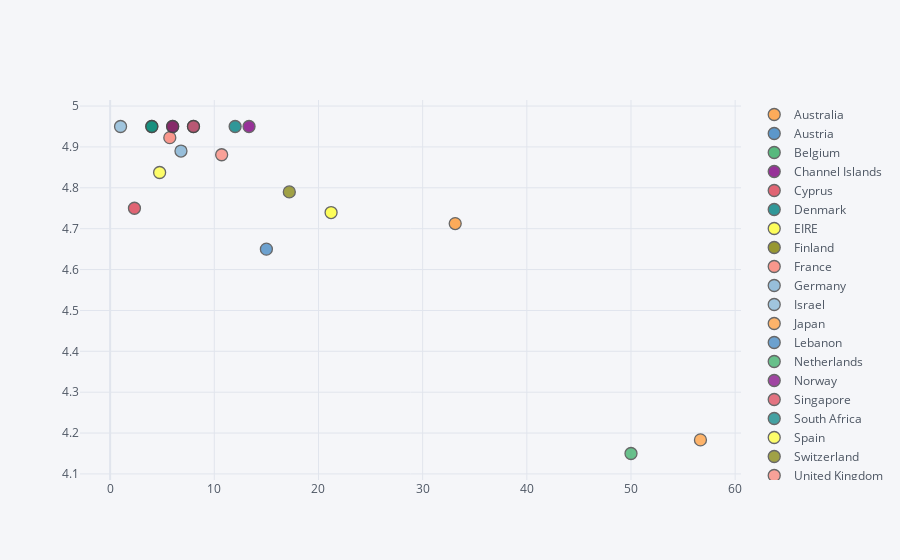

Here is the notebook cell this chart was saved with:
### Code cell
c.iplot(x='Quantity', y='UnitPrice',categories='Country')

### Figure 1 — Plotly figure (JSON) as saved in the notebook; plotly's stock layout.template omitted (floating-point values rounded to 4 significant figures)
{"data": [{"marker": {"color": "rgba(255, 153, 51, 1.0)", "line": {"width": 1.3}, "opacity": 0.8, "size": 12, "symbol": "circle"}, "mode": "markers", "name": "Australia", "textfont": {"color": "#4D5663"}, "type": "scatter", "x": [33.12], "y": [4.713]}, {"marker": {"color": "rgba(55, 128, 191, 1.0)", "line": {"width": 1.3}, "opacity": 0.8, "size": 12, "symbol": "circle"}, "mode": "markers", "name": "Austria", "textfont": {"color": "#4D5663"}, "type": "scatter", "x": [8], "y": [4.95]}, {"marker": {"color": "rgba(50, 171, 96, 1.0)", "line": {"width": 1.3}, "opacity": 0.8, "size": 12, "symbol": "circle"}, "mode": "markers", "name": "Belgium", "textfont": {"color": "#4D5663"}, "type": "scatter", "x": [4], "y": [4.95]}, {"marker": {"color": "rgba(128, 0, 128, 1.0)", "line": {"width": 1.3}, "opacity": 0.8, "size": 12, "symbol": "circle"}, "mode": "markers", "name": "Channel Islands", "textfont": {"color": "#4D5663"}, "type": "scatter", "x": [13.33], "y": [4.95]}, {"marker": {"color": "rgba(219, 64, 82, 1.0)", "line": {"width": 1.3}, "opacity": 0.8, "size": 12, "symbol": "circle"}, "mode": "markers", "name": "Cyprus", "textfont": {"color": "#4D5663"}, "type": "scatter", "x": [2.333], "y": [4.75]}, {"marker": {"color": "rgba(0, 128, 128, 1.0)", "line": {"width": 1.3}, "opacity": 0.8, "size": 12, "symbol": "circle"}, "mode": "markers", "name": "Denmark", "textfont": {"color": "#4D5663"}, "type": "scatter", "x": [12], "y": [4.95]}, {"marker": {"color": "rgba(255, 255, 51, 1.0)", "line": {"width": 1.3}, "opacity": 0.8, "size": 12, "symbol": "circle"}, "mode": "markers", "name": "EIRE", "textfont": {"color": "#4D5663"}, "type": "scatter", "x": [21.21], "y": [4.739]}, {"marker": {"color": "rgba(128, 128, 0, 1.0)", "line": {"width": 1.3}, "opacity": 0.8, "size": 12, "symbol": "circle"}, "mode": "markers", "name": "Finland", "textfont": {"color": "#4D5663"}, "type": "scatter", "x": [6], "y": [4.95]}, {"marker": {"color": "rgba(251, 128, 114, 1.0)", "line": {"width": 1.3}, "opacity": 0.8, "size": 12, "symbol": "circle"}, "mode": "markers", "name": "France", "textfont": {"color": "#4D5663"}, "type": "scatter", "x": [5.727], "y": [4.923]}, {"marker": {"color": "rgba(128, 177, 211, 1.0)", "line": {"width": 1.3}, "opacity": 0.8, "size": 12, "symbol": "circle"}, "mode": "markers", "name": "Germany", "textfont": {"color": "#4D5663"}, "type": "scatter", "x": [6.8], "y": [4.89]}, {"marker": {"color": "rgba(128, 177, 211, 0.8999999999999999)", "line": {"width": 1.3}, "opacity": 0.8, "size": 12, "symbol": "circle"}, "mode": "markers", "name": "Israel", "textfont": {"color": "#4D5663"}, "type": "scatter", "x": [1], "y": [4.95]}, {"marker": {"color": "rgba(255, 153, 51, 0.8999999999999999)", "line": {"width": 1.3}, "opacity": 0.8, "size": 12, "symbol": "circle"}, "mode": "markers", "name": "Japan", "textfont": {"color": "#4D5663"}, "type": "scatter", "x": [56.67], "y": [4.183]}, {"marker": {"color": "rgba(55, 128, 191, 0.8999999999999999)", "line": {"width": 1.3}, "opacity": 0.8, "size": 12, "symbol": "circle"}, "mode": "markers", "name": "Lebanon", "textfont": {"color": "#4D5663"}, "type": "scatter", "x": [15], "y": [4.65]}, {"marker": {"color": "rgba(50, 171, 96, 0.8999999999999999)", "line": {"width": 1.3}, "opacity": 0.8, "size": 12, "symbol": "circle"}, "mode": "markers", "name": "Netherlands", "textfont": {"color": "#4D5663"}, "type": "scatter", "x": [50], "y": [4.15]}, {"marker": {"color": "rgba(128, 0, 128, 0.8999999999999999)", "line": {"width": 1.3}, "opacity": 0.8, "size": 12, "symbol": "circle"}, "mode": "markers", "name": "Norway", "textfont": {"color": "#4D5663"}, "type": "scatter", "x": [6], "y": [4.95]}, {"marker": {"color": "rgba(219, 64, 82, 0.8999999999999999)", "line": {"width": 1.3}, "opacity": 0.8, "size": 12, "symbol": "circle"}, "mode": "markers", "name": "Singapore", "textfont": {"color": "#4D5663"}, "type": "scatter", "x": [8], "y": [4.95]}, {"marker": {"color": "rgba(0, 128, 128, 0.8999999999999999)", "line": {"width": 1.3}, "opacity": 0.8, "size": 12, "symbol": "circle"}, "mode": "markers", "name": "South Africa", "textfont": {"color": "#4D5663"}, "type": "scatter", "x": [4], "y": [4.95]}, {"marker": {"color": "rgba(255, 255, 51, 0.8999999999999999)", "line": {"width": 1.3}, "opacity": 0.8, "size": 12, "symbol": "circle"}, "mode": "markers", "name": "Spain", "textfont": {"color": "#4D5663"}, "type": "scatter", "x": [4.75], "y": [4.838]}, {"marker": {"color": "rgba(128, 128, 0, 0.8999999999999999)", "line": {"width": 1.3}, "opacity": 0.8, "size": 12, "symbol": "circle"}, "mode": "markers", "name": "Switzerland", "textfont": {"color": "#4D5663"}, "type": "scatter", "x": [17.2], "y": [4.79]}, {"marker": {"color": "rgba(251, 128, 114, 0.8999999999999999)", "line": {"width": 1.3}, "opacity": 0.8, "size": 12, "symbol": "circle"}, "mode": "markers", "name": "United Kingdom", "textfont": {"color": "#4D5663"}, "type": "scatter", "x": [10.71], "y": [4.881]}], "layout": {"legend": {"bgcolor": "#F5F6F9", "font": {"color": "#4D5663"}}, "paper_bgcolor": "#F5F6F9", "plot_bgcolor": "#F5F6F9", "title": {"font": {"color": "#4D5663"}}, "xaxis": {"gridcolor": "#E1E5ED", "showgrid": true, "tickfont": {"color": "#4D5663"}, "title": {"font": {"color": "#4D5663"}, "text": ""}, "zerolinecolor": "#E1E5ED"}, "yaxis": {"gridcolor": "#E1E5ED", "showgrid": true, "tickfont": {"color": "#4D5663"}, "title": {"font": {"color": "#4D5663"}, "text": ""}, "zerolinecolor": "#E1E5ED"}}}
